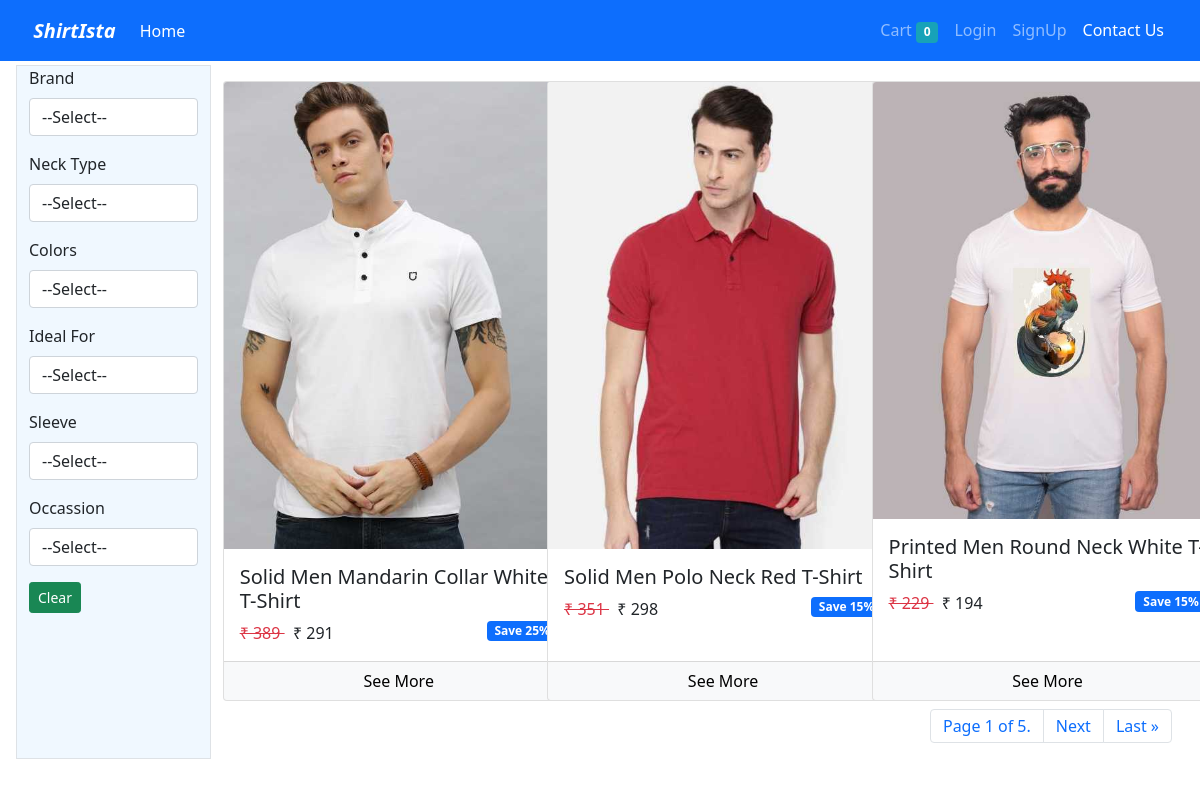
The page / on the database its author committed.
### store/models/tshirt.py (models this page shows, shortened)
class Tshirt(models.Model):
    name = models.CharField(max_length=50,null=False)
    slug = models.CharField(max_length=200,null=True , unique=True, default="")
    description = models.CharField(max_length=50,null=True)
    discount = models.IntegerField(default=0)
    image = models.ImageField(upload_to='upload/images' , null=False)
    occassion = models.ForeignKey(Occassion,on_delete=models.CASCADE)
    brand = models.ForeignKey(Brand,on_delete=models.CASCADE)
    sleeve = models.ForeignKey(Sleeve,on_delete=models.CASCADE)
    necktype = models.ForeignKey(NeckType,on_delete=models.CASCADE)
    idealfor = models.ForeignKey(IdealFor,on_delete=models.CASCADE)
    color = models.ForeignKey(Color,on_delete=models.CASCADE)

### store/views/home.py (the view)
# urls.py: path('',home),
def home(request):
    query = request.GET
    tshirts = []
    tshirts = Tshirt.objects.all()
    brand = query.get('brand')
    neckType = query.get('necktype')
    color = query.get('color')
    occassion = query.get('occassion')
    idealfor = query.get('idealfor')
    sleeve = query.get('sleeve')
    page = query.get('page')
    if(page is None or page == ''):
        page = 1
    if brand !='' and brand is not None:
        tshirts = tshirts.filter(brand__slug = brand)
    if neckType!='' and neckType is not None:
        tshirts = tshirts.filter(necktype__slug = neckType)
    if color!='' and color is not None:
        tshirts = tshirts.filter(color__slug = color)
    if occassion !='' and occassion is not None:
        tshirts = tshirts.filter(occassion__slug = occassion)
    if idealfor !='' and idealfor is not None:
        tshirts = tshirts.filter(idealfor__slug = idealfor)
    if sleeve!='' and sleeve is not None:
        tshirts = tshirts.filter(sleeve__slug = sleeve)
    occassions = Occassion.objects.all()
    brands = Brand.objects.all()
    sleeves = Sleeve.objects.all()
    idealFor = IdealFor.objects.all()
    neckTypes = NeckType.objects.all()
    colors = Color.objects.all()
    paginator = Paginator(tshirts, 3)
    page_object = paginator.get_page(page)
    query = request.GET.copy()
    query['page'] = ''
    pageurl = urlencode(query)
    context ={
        "page_obj": page_object,
        "occassions":occassions,
        "brands":brands,
        "colors": colors,
        "sleeves":sleeves,
        "neckTypes":neckTypes,
        "idealFor":idealFor,
        "pageurl":pageurl
    }
    return render(request , template_name='store/home.html', context = context)

### store/templatetags/filter_tags.py (called while the page is built)
@register.simple_tag
def selected_attr(request_slug , slug):
    if request_slug == slug:
         return "selected"
    else:
        return ''

### store/templatetags/tshirt_tags.py (called while the page is built)
@register.filter
def rupee(number):
     return f'₹ {number}'

@register.simple_tag
def min_price(tshirt):
     size = tshirt.sizevariant_set.all().order_by('price').first()
     return floor(size.price)

@register.simple_tag
def sale_price(tshirt):
     price = min_price(tshirt)
     discount = tshirt.discount
     return floor(price - (price * (discount/100)))

### store/templates/store/home.html (shortened to what this page needs)
{% extends "./base.html" %}
{% load tshirt_tags %}
{% load filter_tags %}
{% load static %}
{% block content %}
<div class="container-fluid">
    <div class="row m-1 ">
      <div class="col-2 border div1">
        <form id ="filterForm" action="/">
          <div>
            <div class="form-group ">
              <label for="brand">Brand</label>
              <select onchange="submitForm()" name = 'brand' class="form-control" id="brands">
                <option value="">--Select--</option>
              </select>
            </div>
            <div class="form-group">
              <label for="necktype">Neck Type</label>
              <select onchange="submitForm()" name = 'necktype' class="form-control" id="necktypes">
                <option value="">--Select--</option>
              </select>
            </div>
               <div class="form-group">
                <label for="color">Colors</label>
                <select onchange="submitForm()" name='color' class="form-control" id="colors">
                  <option value="">--Select--</option>
                </select>
              </div>
               <div class="form-group">
                <label for="idealfor">Ideal For</label>
                <select onchange="submitForm()" name='idealfor' class="form-control" id="idealFor">
                  <option value="">--Select--</option>
                </select>
              </div>
              <div class="form-group">
                <label for="sleeve">Sleeve</label>
                <select onchange="submitForm()" name = 'sleeve' class="form-control" id="sleeves">
                  <option value="">--Select--</option>
                </select>
              </div>
               <div class="form-group">
                <label for="occasssion">Occassion</label>
                <select onchange="submitForm()" name='occassion' class="form-control" id="occassions">
                  <option value="">--Select--</option>
                </select>
              </div>
              <a href="/" class ="btn btn-success btn-sm"> Clear</a>
          </div>
        </form>
      </div>
      <div class="col">
        <div class="row">
        {% for tshirt in page_obj %}
        <div class="col-4 mx-auto mt-3">
        <div class="card h-100" style="width: 22rem; " >
            <img class="card-img-top" src="{{tshirt.image.url}}" alt="Card image cap">
            <div class="card-body">
              <h5 class="card-title">{{tshirt.name|title}}</h5>
              <span class="text-danger"><del>{% min_price tshirt as result %}
                {{result|rupee}}
              </del></span>
              <span>{% sale_price tshirt as sale_price %} {{sale_price|rupee}}</span>
              <span class="float-end badge bg-primary" >Save {{tshirt.discount}}%</span>
            </div>
            <div class="card-footer p-0" style="text-align: center;">
                <a href="/product/{{tshirt.slug}}" class="btn btn-light btn-block">See More</a>
            </div>
          </div>
        </div>
        {% endfor %}
        <div>
          <nav aria-label="Page navigation" class="mt-2">
            <ul class="pagination justify-content-end">
                <li class="page-item">
                    <a class="page-link" href="">Page {{ page_obj.number }} of {{ page_obj.paginator.num_pages }}.</a>
                </li>
                {% if page_obj.has_next %}
                    <li class="page-item"><a class="page-link" href="?{{pageurl}}{{ page_obj.next_page_number }}">Next</a></li>
                    <li class="page-item"><a class="page-link" href="?{{pageurl}}{{ page_obj.paginator.num_pages }}">Last &raquo;</a></li>
                {% endif %}
            </ul>
          </nav>
        </div>
        </div>
      </div>
    </div>
</div>
{% endblock %}

### store/templates/store/base.html (shortened to what this page needs)
<!doctype html>
<html lang="en">
<head>
    <link rel="stylesheet" href="https://maxcdn.bootstrapcdn.com/bootstrap/4.0.0/css/bootstrap.min.css">
    <link href="https://cdn.jsdelivr.net/npm/bootstrap@5.1.3/dist/css/bootstrap.min.css" rel="stylesheet"
>
</head>
<body>
    <nav class="navbar navbar-expand-lg navbar-dark bg-primary">
        <div class="container-fluid">
            <a class="navbar-brand" href="/" ><strong><em>&nbsp;ShirtIsta</strong></em></a>
            <div class="collapse navbar-collapse" id="navbarSupportedContent">
                <ul class="navbar-nav mr-auto">
                    <li class="nav-item">
                        <a class="nav-link active" aria-current="page" href="/">Home</a>
                    </li>
                </ul>
                <ul class="navbar-nav ms-auto">
                    <li class="nav-item">
                        <a class="nav-link" href="/cart">Cart&nbsp;<span class="badge badge-info">{{request.session.cart|length}}</span></a>
                    </li>
                    {% if request.user.is_authenticated %}
                    <li class="nav-item">
                        <a class="nav-link" href="/orders">Orders</a>
                    </li>
                    <li class="nav-item">
                        <a class="nav-link" href="/Logout">Logout</a>
                    </li>
                    {% else %}
                    <li class="nav-item">
                        <a class="nav-link" href="/Login">Login</a>
                    </li>
                    <li class="nav-item">
                        <a class="nav-link" href="/Signup">SignUp</a>
                    {% endif %}
                    <li class="nav-item">
                        <a class="nav-link text-white" href="/contactus">Contact Us </a>
                    </li>
                </ul>
            </div>
        </div>
    </nav>
    {% block content %}
    {% endblock %}
</body>
</html>

### store/templates/store/home.html (style rules this page uses)
.div1 { background-color: aliceblue; }

### rows shown on the page
Tshirt: image (picture), name "Solid Men Mandarin Collar White T-Shirt", result "₹ 389", sale_price "₹ 291", discount "25"
Tshirt: image (picture), name "Solid Men Polo Neck Red T-Shirt", result "₹ 351", sale_price "₹ 298", discount "15"
Tshirt: image (picture), name "Printed Men Round Neck White…", result "₹ 229", sale_price "₹ 194", discount "15"

### other values the page prints
{{ request.session.cart|length }} "0"
{{ page_obj.number }} "1"
{{ page_obj.paginator.num_pages }} "5"
